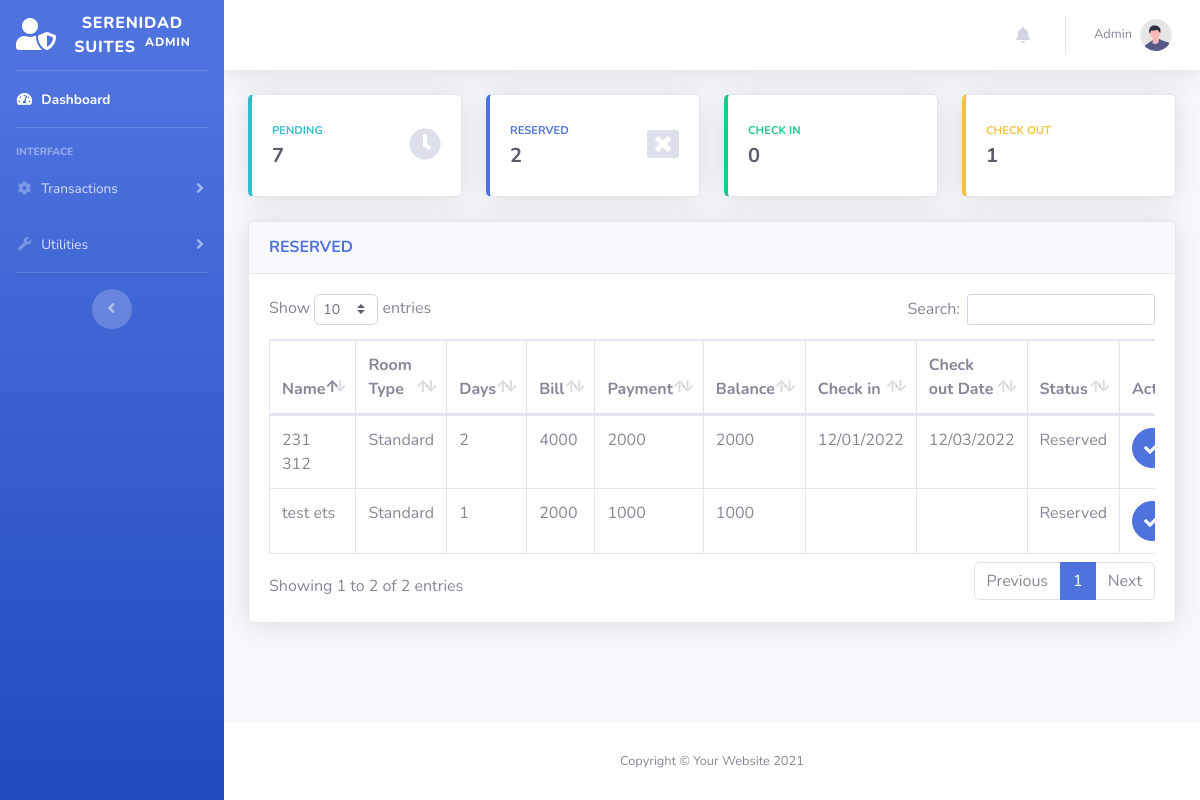
The page /admin/reservation-reserved.php (signed in) on the database as committed earlier.
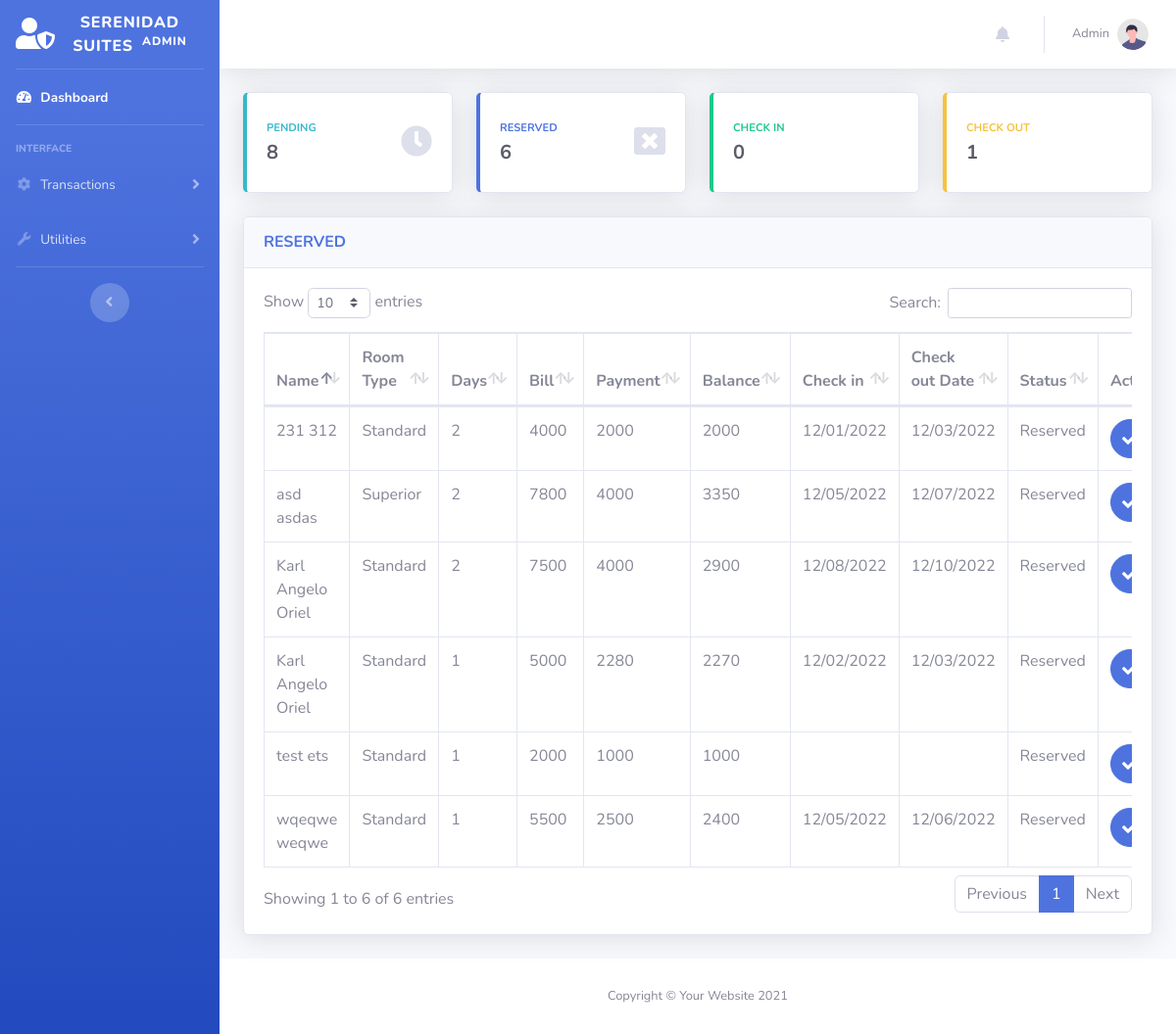
The same page on the database as committed later.
### tables this page shows
CREATE TABLE `transactions` (
  `id` int NOT NULL,
  `guest_id` int NOT NULL,
  `room_id` int NOT NULL,
  `room_no` int DEFAULT NULL,
  `extra_bed` tinyint NOT NULL DEFAULT '0',
  `extra_pax` int DEFAULT NULL,
  `status` varchar(50) DEFAULT NULL,
  `days` int DEFAULT NULL,
  `checkin` varchar(50) DEFAULT NULL,
  `checkin_time` varchar(50) DEFAULT NULL,
  `checkout` varchar(50) DEFAULT NULL,
  `checkout_time` varchar(50) DEFAULT NULL,
  `bill` varchar(50) DEFAULT NULL,
  `balance` int NOT NULL DEFAULT '0',
  `payment` int NOT NULL DEFAULT '0',
  `is_payment_full` tinyint NOT NULL DEFAULT '0',
  `payment_at` datetime DEFAULT NULL,
  `valid_until` varchar(50) DEFAULT NULL,
  `is_unread` tinyint(1) NOT NULL DEFAULT '1',
  `created_at` datetime DEFAULT NULL,
  `updated_at` datetime DEFAULT NULL
);

CREATE TABLE `guest` (
  `id` int NOT NULL,
  `uuid` varchar(255) DEFAULT NULL,
  `firstname` varchar(50) NOT NULL,
  `middlename` varchar(30) NOT NULL,
  `lastname` varchar(40) NOT NULL,
  `address` varchar(191) DEFAULT NULL,
  `contactno` varchar(20) NOT NULL,
  `created_at` datetime DEFAULT NULL,
  `updated_at` datetime DEFAULT NULL
);

CREATE TABLE `room` (
  `id` int NOT NULL,
  `room_type` varchar(50) NOT NULL,
  `price` varchar(11) NOT NULL,
  `photo` varchar(100) NOT NULL,
  `description` text,
  `created_at` datetime DEFAULT NULL,
  `updated_at` datetime DEFAULT NULL
);

### models/Model.php (called while the page is built, shortened)
<?php
class Model
{
    protected $host = "localhost";
    protected $database = "u905988427_db_hor";
    protected $username = "u905988427_root";
    protected $password = "SerenidadSuites2022";
    protected $pdo;
    protected $stmt;
    public function connect(){
        try {
            $this->pdo = new PDO("mysql:host={$this->host};dbname={$this->database};charset=utf8","{$this->username}","{$this->password}");
            $this->pdo->setAttribute(PDO::ATTR_ERRMODE, PDO::ERRMODE_EXCEPTION);
            $this->pdo->setAttribute(PDO::ATTR_DEFAULT_FETCH_MODE, PDO::FETCH_ASSOC);
        } catch (PDOException $e) {
            echo $e->getMessage();
        }
    }
    public function setQuery($qry){
        $this->qry = $qry;
        $this->stmt = $this->pdo->query($this->qry);
        return $this;
    }
    public function getAll(){
        try {
            return $this->stmt->fetchAll();
        } catch (PDOException $e) {
            return $e->getMessage();
        }
    }
    public function getFirst(){
        try {
            $data =  $this->stmt->fetch();
            return (object) $data;
        } catch (PDOException $e) {
            return $e->getMessage();
        }
    }
}

### models/Transaction.php (called while the page is built, shortened)
<?php
Class Transaction extends Model {
    public function getReservedTransactions(){
        return $this->setQuery("SELECT
                                A.*,
                                B.firstname,
                                B.middlename,
                                B.lastname,
                                B.address,
                                B.contactno,
                                C.room_type,
                                C.price,
                                C.photo
                                FROM `transactions` as A
                                LEFT JOIN `guest` as B
                                ON A.guest_id = B.id
                                LEFT JOIN `room` as C
                                ON A.room_id = C.id
                                WHERE A.status = 'Reserved'
                                ORDER BY A.created_at DESC
                                ")
                                ->getAll();
    }
}

### admin/reservation-reserved.php (the view, shortened to what this page needs)
<?php
$connection = new Transaction();
$RESERVED = $connection->getReservedTransactions();
?>
<?php include('includes/header.php') ?>
<body id="page-top">
    <div id="wrapper">
        <?php include('includes/sidebar.php') ?>
        <div id="content-wrapper" class="d-flex flex-column">
            <div id="content">
                    <?php include('includes/topbar.php') ?>
                <div class="container-fluid">
                    <div class="row">
                        <?php include('includes/count-cards.php') ?>
                    </div>
                    <div class="card shadow mb-4">
                        <div class="card-header py-3">
                            <h6 class="m-0 font-weight-bold text-primary">RESERVED  </h6>
                        </div>
                        <div class="card-body">
                            <div class="table-responsive">
                                <table class="table table-bordered" id="dataTable" width="100%" cellspacing="0">
                                <thead>
                                    <tr>
                                        <th>Name</th>
                                        <th>Room Type</th>
                                        <th>Days</th>
                                        <th>Bill</th>
                                        <th>Payment</th>
                                        <th>Balance</th>
                                        <th>Check in</th>
                                        <th>Check out Date</th>
                                        <th>Status</th>
                                        <th>Actions</th>
                                    </tr>
                                </thead>
                                <tbody>
                                    <?php
                                        foreach ($RESERVED as $key => $value) {
                                    ?>
                                    <tr>
                                        <td><?= $value['firstname']." ".$value['lastname']?></td>
                                        <td><?= $value['room_type']?></td>
                                        <td><?= $value['days']?></td>
                                        <td><?= $value['bill']?></td>
                                        <td><?= $value['payment']?></td>
                                        <td><?= $value['balance']?></td>
                                        <td><?= $value['checkin']?></td>
                                        <td><?= $value['checkout']?></td>
                                        <td><?= $value['status']?></td>
                                        <td>
                                            <span data-toggle="modal" data-target="#confirmCheckinModal">
                                                <button data-toggle="tooltip" data-placement="top" title="Accept Reservation"  class="btn btn-primary btn-circle" >
                                                    <i class="fas fa-check"></i>
                                                </button>
                                            </span>
                                        </td>
                                    </tr>
                                    <?php
                                        }
                                    ?>
                                </tbody>
                            </table>
                            </div>
                        </div>
                    </div>
                </div>
            </div>
            <?php include('includes/footer.php') ?>
        </div>
    </div>
</body>
</html>

### admin/includes/header.php (shortened to what this page needs)
<!DOCTYPE html>
<php lang="en">
<head>
    <link href="vendor/fontawesome-free/css/all.min.css" rel="stylesheet" type="text/css">
    <link href="css/sb-admin-2.min.css" rel="stylesheet">
    <link href="vendor/datatables/dataTables.bootstrap4.min.css" rel="stylesheet">
    <link rel="stylesheet" href="../vendor/datepicker/css/bootstrap-datepicker.min.css">
    <link rel="stylesheet" href="../vendor/datepicker/css/bootstrap-datepicker.standalone.min.css">
</head>

### admin/includes/sidebar.php (shortened to what this page needs)
<ul class="navbar-nav bg-gradient-primary sidebar sidebar-dark accordion" id="accordionSidebar">
    <a class="sidebar-brand d-flex align-items-center justify-content-center" href="index.php">
        <div class="sidebar-brand-icon ">
            <i class="fas fa-user-shield"></i>
        </div>
        <div class="sidebar-brand-text mx-3">Serenidad Suites <sup class="ml-1">Admin</sup></div>
    </a>
    <hr class="sidebar-divider my-0">
    <li class="nav-item active">
        <a class="nav-link" href="index.php">
            <i class="fas fa-fw fa-tachometer-alt"></i>
            <span>Dashboard</span></a>
    </li>
    <hr class="sidebar-divider">
    <div class="sidebar-heading">
        Interface
    </div>
    <li class="nav-item">
        <a class="nav-link collapsed" href="#" data-toggle="collapse" data-target="#collapseTwo"
            aria-expanded="true" aria-controls="collapseTwo">
            <i class="fas fa-fw fa-cog"></i>
            <span> Transactions </span>
        </a>
    </li>
    <li class="nav-item">
        <a class="nav-link collapsed" href="#" data-toggle="collapse" data-target="#collapseUtilities"
            aria-expanded="true" aria-controls="collapseUtilities">
            <i class="fas fa-fw fa-wrench"></i>
            <span>Utilities</span>
        </a>
    </li>
    <hr class="sidebar-divider d-none d-md-block">
    <div class="text-center d-none d-md-inline">
        <button class="rounded-circle border-0" id="sidebarToggle"></button>
    </div>
</ul>

### admin/includes/topbar.php (shortened to what this page needs)
<nav class="navbar navbar-expand navbar-light bg-white topbar mb-4 static-top shadow">
    <ul class="navbar-nav ml-auto">
        <li class="nav-item dropdown no-arrow mx-1" >
            <a class="nav-link dropdown-toggle" href="#" id="alertsDropdown" role="button"
                data-toggle="dropdown" aria-haspopup="true" aria-expanded="false" onlick="test">
                <i class="fas fa-bell fa-fw"></i>
            </a>
        </li>
        <li class="nav-item dropdown no-arrow">
            <a class="nav-link dropdown-toggle" href="#" id="userDropdown" role="button"
                data-toggle="dropdown" aria-haspopup="true" aria-expanded="false">
                <span class="mr-2 d-none d-lg-inline text-gray-600 small"><?= $_SESSION['login-username'] ?></span>
                <img class="img-profile rounded-circle"
                    src="img/undraw_profile.svg">
            </a>
        </li>
    </ul>
</nav>

### admin/includes/count-cards.php (shortened to what this page needs)
<?php
$connection = new Transaction();
$pendingCount = $connection->setQuery("SELECT Count(id) AS count FROM `transactions`   WHERE `status` LIKE 'Pending' OR `status` LIKE 'Expired'")->getFirst();
$reservedCount = $connection->setQuery("SELECT Count(id) AS count FROM `transactions`   WHERE `status` LIKE 'Reserved'")->getFirst();
$checkinCount = $connection->setQuery("SELECT Count(id) AS count FROM `transactions`   WHERE `status` LIKE 'Check In'")->getFirst();
$checkoutCount = $connection->setQuery("SELECT Count(id) AS count FROM `transactions`   WHERE `status` LIKE 'Check Out'")->getFirst();
?>
<div class="col-xl-3 col-md-6 mb-4 clickTo" onclick="window.location = 'index.php'">
    <div class="card border-left-info shadow h-100 py-2">
        <div class="card-body">
            <div class="row no-gutters align-items-center">
                <div class="col mr-2">
                    <div class="text-xs font-weight-bold text-info text-uppercase mb-1">
                        PENDING</div>
                    <div class="h5 mb-0 font-weight-bold text-gray-800"> <?= $pendingCount->count ?> </div>
                </div>
                <div class="col-auto">
                    <i class="fas fa-clock fa-2x text-gray-300"></i>
                </div>
            </div>
        </div>
    </div>
</div>
<div class="col-xl-3 col-md-6 mb-4 clickTo" onclick="window.location = 'reservation-reserved.php'">
    <div class="card border-left-primary shadow h-100 py-2">
        <div class="card-body">
            <div class="row no-gutters align-items-center">
                <div class="col mr-2">
                    <div class="text-xs font-weight-bold text-primary text-uppercase mb-1">
                        RESERVED</div>
                    <div class="h5 mb-0 font-weight-bold text-gray-800"> <?= $reservedCount->count ?> </div>
                </div>
                <div class="col-auto">
                    <i class="fas fa-window-close fa-2x text-gray-300"></i>
                </div>
            </div>
        </div>
    </div>
</div>
<div class="col-xl-3 col-md-6 mb-4 clickTo" onclick="window.location = 'reservation-checkin.php'">
    <div class="card border-left-success shadow h-100 py-2">
        <div class="card-body">
            <div class="row no-gutters align-items-center">
                <div class="col mr-2">
                    <div class="text-xs font-weight-bold text-success text-uppercase mb-1">
                        CHECK IN</div>
                    <div class="h5 mb-0 font-weight-bold text-gray-800"> <?= $checkinCount->count ?> </div>
                </div>
            </div>
        </div>
    </div>
</div>
<div class="col-xl-3 col-md-6 mb-4 clickTo" onclick="window.location = 'reservation-checkout.php'">
    <div class="card border-left-warning shadow h-100 py-2">
        <div class="card-body">
            <div class="row no-gutters align-items-center">
                <div class="col mr-2">
                    <div class="text-xs font-weight-bold text-warning text-uppercase mb-1">
                        CHECK OUT</div>
                    <div class="h5 mb-0 font-weight-bold text-gray-800"> <?= $checkoutCount->count ?> </div>
                </div>
            </div>
        </div>
    </div>
</div>

### admin/includes/footer.php
<footer class="sticky-footer bg-white">
    <div class="container my-auto">
        <div class="copyright text-center my-auto">
            <span>Copyright &copy; Your Website 2021</span>
        </div>
    </div>
</footer>

### admin/includes/count-cards.php (style rules this page uses)
.clickTo { cursor: pointer; }

Rows that differ between the two databases and show on the page:
added transactions: guest.firstname "Karl Angelo", guest.lastname "Oriel", room.room_type "Standard", days "2", bill "7500", payment "4000", balance "2900", checkin "12/08/2022", checkout "12/10/2022", status "Reserved"
added transactions: guest.firstname "wqeqwe", guest.lastname "weqwe", room.room_type "Standard", days "1", bill "5500", payment "2500", balance "2400", checkin "12/05/2022", checkout "12/06/2022", status "Reserved"
added transactions: guest.firstname "asd", guest.lastname "asdas", room.room_type "Superior", days "2", bill "7800", payment "4000", balance "3350", checkin "12/05/2022", checkout "12/07/2022", status "Reserved"
added transactions: guest.firstname "Karl Angelo", guest.lastname "Oriel", room.room_type "Standard", days "1", bill "5000", payment "2280", balance "2270", checkin "12/02/2022", checkout "12/03/2022", status "Reserved"
Other text that changed with them:
$pendingCount->count: "7" → "8"
$reservedCount->count: "2" → "6"
text written by a page script: "Show entries Search: Showing 1 to 2 of 2 entries Previous 1 Next" → "Show entries Search: Showing 1 to 6 of 6 entries Previous 1 Next"
